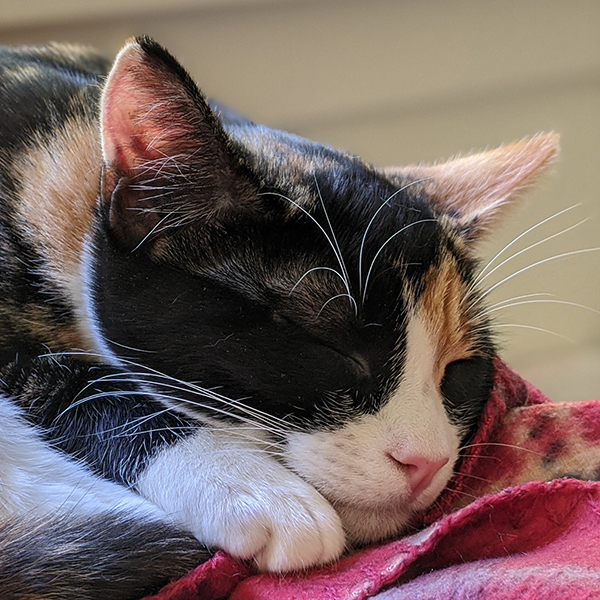
#> input picture data/beans.jpg, 600 x 600 px
$ jupyter execute --allow-errors L04_pyramids.ipynb   (shell and % lines are left out)
#> lines starting #> are read from the running program, lines starting #| are printed output that depends on the picture
### src/filtering.py
import numpy as np
import imageio

# a size-5 1D Gaussian filter
gauss1d5 = np.array([0.0625, 0.25, 0.375, 0.25, 0.0625]).reshape((1, 5))

# x and y sobel filters:
sobel_x = np.array([
    [1, 0, -1],
    [2, 0, -2],
    [1, 0, -1]], dtype=np.float32)
sobel_y = sobel_x.T

# [32 lines left out: functions brightness, threshold, mean_filter, not called in this run]

def filter(img, kernel):
    """ Apply filter to img using cross-correlation. Preconditions:
      - img is a grayscale (2d) float image
      - filter is 2d and has odd side lengths """
    H, W = img.shape
    out = np.zeros_like(img)
    # half-widths:
    hwi = kernel.shape[0] // 2
    hwj = kernel.shape[1] // 2
    in_pad = np.pad(img, ((hwi, hwi), (hwj, hwj)))

    for i in range(H):
        for j in range(W):
            out[i,j] = (kernel * in_pad[hwi+i-hwi:hwi+i+hwi+1, hwj+j-hwj:hwj+j+hwj+1]).sum()
    return out


def convolve(img, kernel):
    """ Apply filter to img using cross-correlation. Preconditions:
      - img is a grayscale (2d) float image
      - filter is square and has odd side length """
    return filter(img, np.fliplr(np.flipud(kernel)))

# [7 lines left out: function grad, not called in this run]

def grad_mag(img):
    """ Return the gradient magnitude of img as estimated by sobel filters.
    Pre: img is grayscale. """
    dx = convolve(img, sobel_x)
    dy = convolve(img, sobel_y)
    return np.sqrt(dx ** 2 + dy ** 2)

def separable_filter(img, k1, k2=None):
    """ Apply a separable filter constructed from two 1d filters, k1 and k2.T.
    If k2 is None, then k1 is used.
    Precondition: k1 and k2 are symmetric, so convolution is equivalent to cross-correlation. """
    if k2 is None:
        k2 = k1

    return filter(filter(img, k1), k2.T)

def down_2x(img):
    """ Downsample img by a factor of 2 in each dimension.
    Use prefiltering to avoid aliasing.
    Pre: img is grayscale (2d) """
    # TODO
    out = separable_filter(img, gauss1d5)
    return out[::2,::2]

def down_4x(img):
    return down_2x(down_2x(img))


# [22 lines left out: function up_2x, not called in this run]

def up_4x(img, interp="nn"):
    return up_2x(up_2x(img, interp=interp), interp=interp)

# [16 lines left out: function maximum_filter, not called in this run]

### src/util.py
import imageio
import numpy as np
import matplotlib.pyplot as plt
import skimage as skim


def imread_grayfloat(path):
    return skim.color.rgb2gray(byte2float(imageio.imread(path)))

def byte2float(img):
    """ Convert an image from bytes (0-255) to floats (0.0-1.0) """
    return img.astype(np.float32) / 255.0

def imshow_gray(img):
    assert len(img.shape) == 2
    plt.imshow(img, cmap="gray")

def imshow_truesize(img):
    dpi = plt.rcParams['figure.dpi']
    height, width = img.shape[:2]
    figsize = width / float(dpi), height / float(dpi)

    fig = plt.figure(figsize=figsize)
    ax = fig.gca()
    ax.set_axis_off()
    fig.subplots_adjust(0,0,1,1)
    plt.imshow(img, cmap="gray", interpolation="none")


### notebooks/L04_pyramids.ipynb
## Lecture 4 - Image Pyramids

#### Goals
* Know how and why to construct a Gaussian Pyramid
* Know how and why to construct a Laplacian Pyramid
* Be prepared to complete Project 1

---
(as time allows)
* Understand the high-level steps in a panorama stitching system
* Understand the motivation and high-level steps in image matching: feature detection, description, and matching
* Be able to describe examples of *global* and *local* image features.

[cell 1]
# boilerplate setup


import os
import sys

src_path = os.path.abspath("../src")
if (src_path not in sys.path):
    sys.path.insert(0, src_path)

# Library imports
import numpy as np
import imageio.v3 as imageio
import matplotlib.pyplot as plt
import skimage as skim
import cv2

# codebase imports
import util
import filtering

#### Edge Detection: Revisited

[cell 2]
beans = imageio.imread("../data/beans.jpg")
#> beans is the input picture: shape (600, 600, 3); mean R, G, B 115.9, 98.6, 95.1
beans_small = skim.transform.rescale(beans, 0.25, anti_aliasing=True) # smaller beans
bg = skim.color.rgb2gray(beans) # grayscale beans

bn = bg + np.random.randn(*bg.shape) * 0.05 # grayscale noisy beans
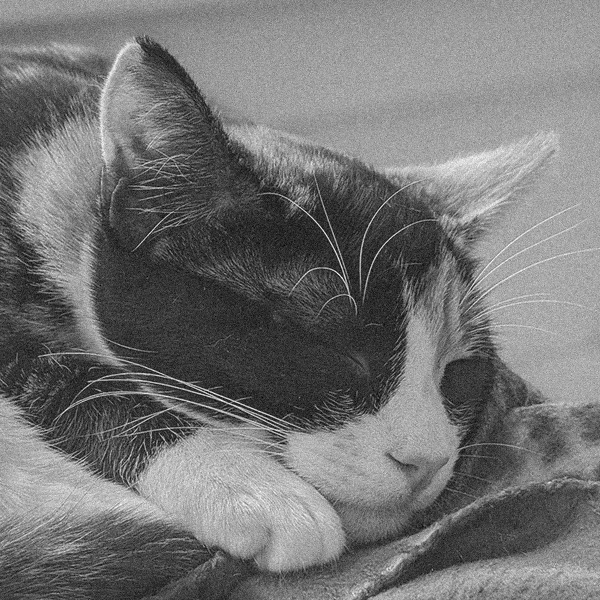
#> bn: shape (600, 600) float64; min -0.197, max 1.1, mean 0.4; drawn with min black and max white
plt.imshow(bn, cmap="gray")

[cell 3]
# take a look at filtering.grad_mag
beans_gradient = filtering.grad_mag(bn)
util.imshow_gray(beans_gradient)

If we fed this into Canny or somesuch, would it give us "good" edges?

Try zooming in a bit on the edges of her head. You'd think those would be important edges...

How strong is the gradient magnitude there?

[cell 4]
util.imshow_gray(beans_gradient[200:350, 50:200])

Issue: what we conceptualize as edges exist at different spatial scales (or *frequencies*!)

[cell 5]
bn_small = filtering.down_4x(bn)
#> after the loop in filter (call 4), `for i in range(H):`:
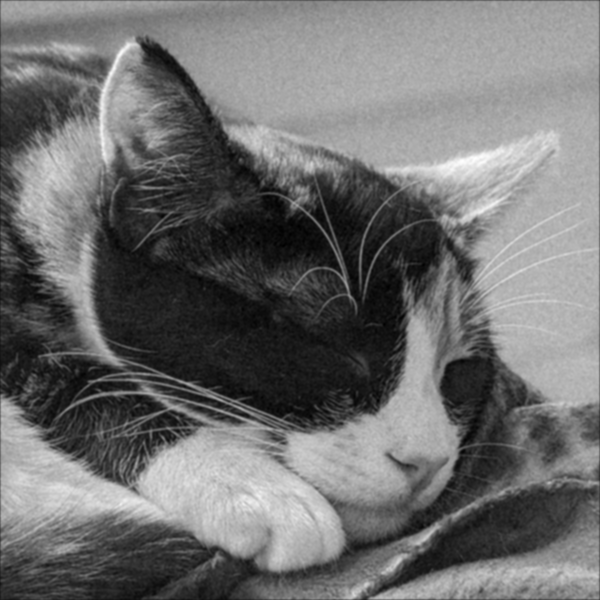
#> out: shape (600, 600) float64; min -0.0318, max 0.953, mean 0.399; drawn with min black and max white
plt.imshow(filtering.grad_mag(bn_small))
#> after the loop in filter (call 7), `for i in range(H):`:
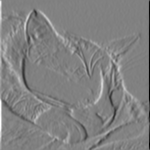
#> out: shape (150, 150) float64; min -2.68, max 2.61, mean 0.00884; drawn with min black and max white
#> after the loop in filter (call 8), `for i in range(H):`:
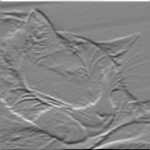
#> out: shape (150, 150) float64; min -2.6, max 2.39, mean -1.46e-05; drawn with min black and max white
#> in grad_mag (call 2), `return np.sqrt(dx ** 2 + dy ** 2)`:
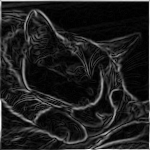
#> returned value: shape (150, 150) float64; min 0.00106, max 2.68, mean 0.338; drawn with min black and max white

[cell 6]
util.imshow_gray(cv2.Canny((beans_small * 255).astype(np.uint8), 150, 230))
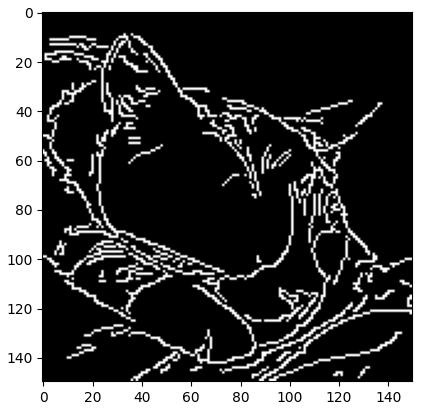
#> figure drawn by matplotlib, 1 panel

So you want to take a derivative at a different scale... how should we go about it?
* Scale the image down
* Use a bigger filter

##### Homework Problem 1
Suppose you want to detect edges at a 2x reduced spatial scale. You have two choices: double the size of your gradient filters, or halve the size of your image (in both height and width). Calculate and compare the number of multiplications required per input pixel to perform just the filtering steps in each of these approaches. Assume that your downsampling prefilter is 5x5 and a "double size" sobel filter would end up being 7x7. Which approach will be more efficient if you want to detect edges at multiple reduced spatial scales?

For now: which of these do you *think* will be more efficient?

### Gaussian Pyramid

Idea: recursively downsample (recall: blur-then-subsample!) to create a multi-scale **image pyramid**.

[cell 7]
G = [bg]
levels = 6
for i in range(levels-1):
    G.append(filtering.down_2x(G[-1]))
#> this loop made 5 passes
#> pass 1, in filter (call 10), `in_pad = np.pad(img, ((hwi, hwi), (hwj, hwj)))`:
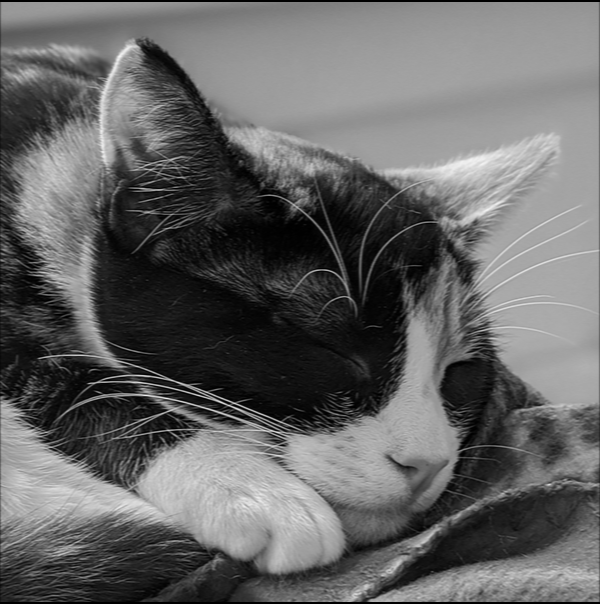
#> in_pad: shape (604, 600) float64; min 0, max 0.958, mean 0.397
#> after the loop, G = 6 items
print(len(G))
#| 6

[cell 8]
# fig, axs = plt.subplots(1, len(G))
for i, lvl in enumerate(G):
    util.imshow_truesize(lvl)
#> this loop made 6 passes
#> (height in imshow_truesize, width in imshow_truesize, figsize in imshow_truesize) on passes 1 to 6: (600, 600, (6, 6)), (300, 300, (3, 3)), (150, 150, (1.5, 1.5)), (75, 75, (0.75, 0.75)), (38, 38, (0.38, 0.38)), (19, 19, (0.19, 0.19))

#### Frequency Content in the Gaussian Pyramid

Each level contains a subset of the original image's frequencies, with the cutoff getting lower at each level.

Frequencyometer illustration:

[cell 9]
fig, axes = plt.subplots(1, 5, figsize=(20, 4))

for i, lvl in enumerate(G[:5]):
    plt.sca(axes[i])
    axes[i].set_axis_off()
    util.imshow_gray(lvl)
    # util.imshow_gray(filtering.grad_mag(lvl))
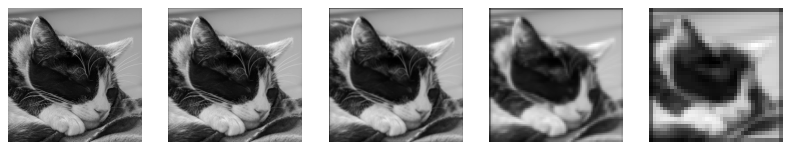
#> figure drawn by matplotlib, 5 panels

##### Homework Problem 2

Suppose you have a 128x128 image, and you compute a full Gaussian pyramid (i.e., every possible level down to a 1x1 image). How many pixels are required to store it? What multiple of the original image storage is required to store the entire pyramid?

### Laplacian Pyramids

Thinking back to sharpening: what is **lost** from one level of the pyramid to the next?

$G_{i+1} = \textrm{subsample}(\textrm{blur}(G_i))$

Each level of a **Laplacian** pyramid captures this:

$$
\begin{align*}
L_i &= G_i - \textrm{blur}(G_i) \textrm{ if } i < k\\
L_k &= G_k
\end{align*}
$$

where $k$ is index of the highest level (number of levels minus one, since we've zero-indexed).

**Ponder**: why should we have the special case for the last (highest, lowest-resolution) level?

[cell 10]
bg.shape
#> Out = (600, 600)

[cell 11]
beans512 = bg[44:-44, 44:-44]
beans512.shape # powers of 2 are my friend
#> Out = (512, 512)

[cell 12]
from filtering_future import construct_laplacian # you'll write this yourself in P1!
#> (the rest of this cell did not finish here and is left out)

#> after the loop in filter (call 20), `for i in range(H):`:
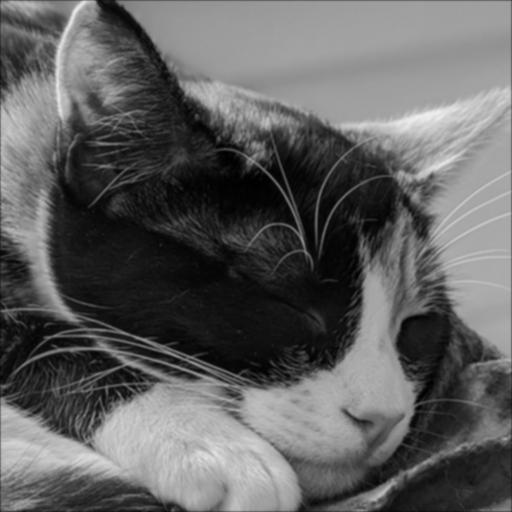
#> out: shape (512, 512) float64; min 0.00245, max 0.938, mean 0.38
#> in down_2x (call 8), `return out[::2,::2]`:
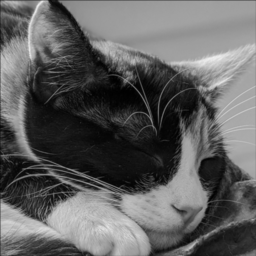
#> returned value: shape (256, 256) float64; min 0.00245, max 0.938, mean 0.38

$ run again, with data/bricks.jpg copied over data/beans.jpg
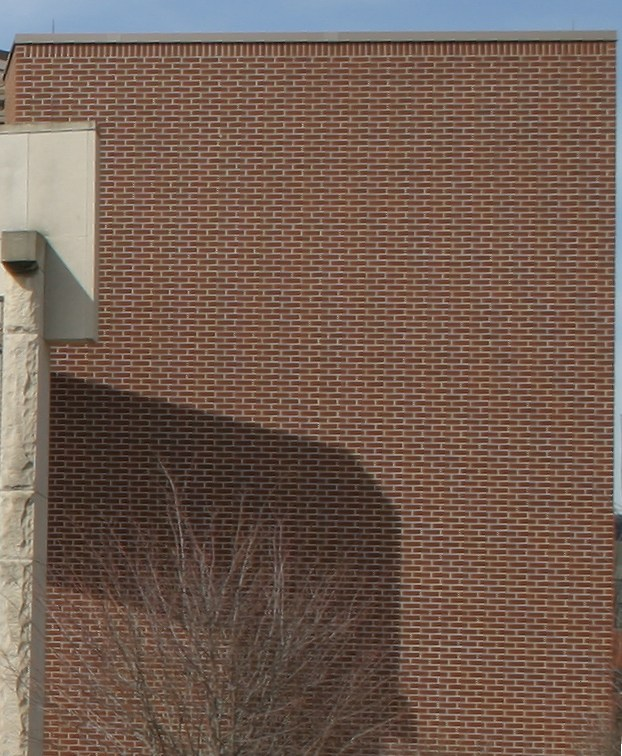
#> input picture data/bricks.jpg, 622 x 756 px
#> beans is the input picture: shape (756, 622, 3); mean R, G, B 114.3, 93.1, 81.4
#> in_pad: shape (756, 626) float64
#> in_pad: shape (760, 622) float64
#> in_pad: shape (378, 315) float64
#> in_pad: shape (382, 311) float64
#> in_pad: shape (191, 158) float64
#> `[cell 6] util.imshow_gray(cv2.Canny((beans_small * 255).astype(np.uint..`:
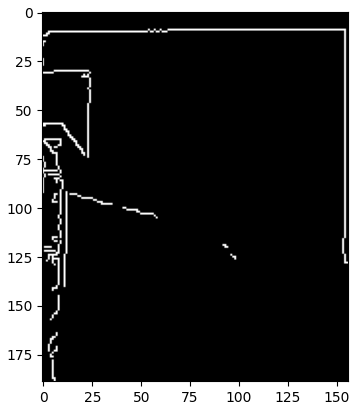
#> figure drawn by matplotlib, 1 panel
#> after the loop `for i in range(levels-1):`: G = 6 items
#| 6
#> the loop `for i, lvl in enumerate(G):` made 6 passes
#> (height in imshow_truesize, width in imshow_truesize, figsize in imshow_truesize) on passes 1 to 6: (756, 622, (6.22, 7.56)), (378, 311, (3.11, 3.78)), (189, 156, (1.56, 1.89)), (95, 78, (0.78, 0.95)), (48, 39, (0.39, 0.48)), (24, 20, (0.2, 0.24))
#> the loop `for i, lvl in enumerate(G[:5]):` made 5 passes
#> in_pad: shape (668, 538) float64
#> in_pad: shape (672, 534) float64
#> in down_2x (call 8), `return out[::2,::2]`:
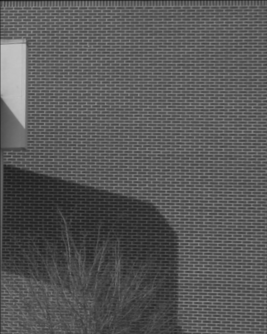
#> returned value: shape (334, 267) float64; min 0.0968, max 0.768, mean 0.348
